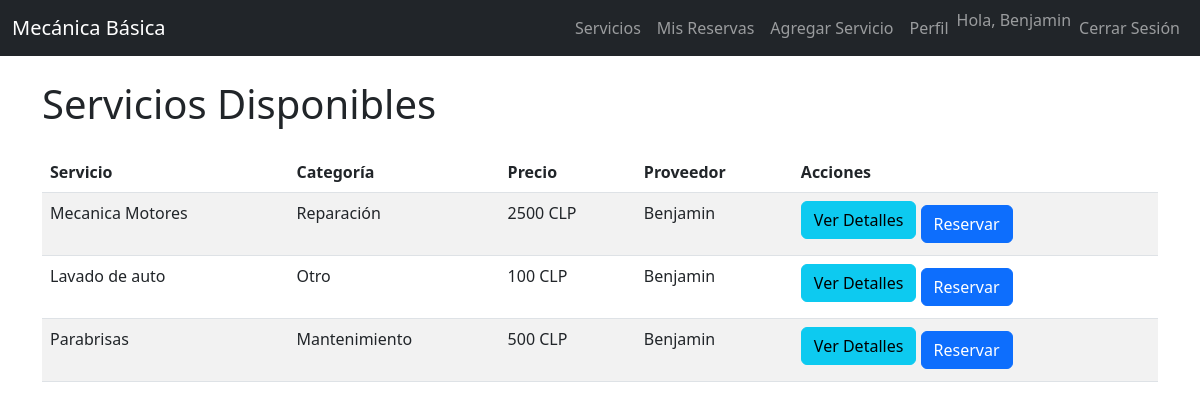
/services/ (signed in), run on the app's committed database.
### core/models.py (models this page shows, shortened)
class Service(models.Model):
    CATEGORY_CHOICES = [
        ('MANT', 'Mantenimiento'),
        ('REPA', 'Reparación'),
        ('OTRO', 'Otro')
    ]
    mechanic = models.ForeignKey(MechanicProfile, on_delete=models.CASCADE, related_name='services') #cada servicio pertenece a un mecánico, en caso de que se elimine uno, se eliminan sus servicios
    name = models.CharField(max_length=100)
    category = models.CharField(max_length=5, choices=CATEGORY_CHOICES, default='OTRO')
    details = models.TextField(default="")
    price = models.DecimalField(max_digits=7, decimal_places=2)

class MechanicProfile(models.Model):
    user = models.OneToOneField(User, on_delete=models.CASCADE)
    experience_years = models.IntegerField(default=0)
    bio = models.TextField(blank=True, null=True)

### core/views_html.py (the view)
# urls.py: path('services/', services_view, name='services_view'),
@login_required
def services_view(request):
    services = Service.objects.all()
    return render(request, 'services.html', {'services': services})

### core/templates/services.html (shortened to what this page needs)
{% extends "base.html" %}
{% block content %}
<h1 class="mb-4">Servicios Disponibles</h1>
<table class="table table-striped">
    <thead>
        <tr>
            <th>Servicio</th>
            <th>Categoría</th>
            <th>Precio</th>
            <th>Proveedor</th>
            <th>Acciones</th>
        </tr>
    </thead>
    <tbody>
    {% for service in services %}
        <tr>
            <td>{{ service.name }}</td>
            <td>{{ service.get_category_display }}</td>
            <td>{{ service.price|floatformat:0 }} CLP</td>
            <td>{{ service.mechanic.user.username }}</td>
            <td>
                <button class="btn btn-info mb-2" type="button" data-bs-toggle="collapse" data-bs-target="#details{{ service.id }}" aria-expanded="false" aria-controls="details{{ service.id }}">
                    Ver Detalles
                </button>
                <form method="post" action="{% url 'book_service' service.id %}" style="display:inline;">
                    <button type="submit" class="btn btn-primary">Reservar</button>
                </form>
            </td>
        </tr>
    {% endfor %}
    </tbody>
</table>
{% endblock content %}

### core/templates/base.html (shortened to what this page needs)
<!DOCTYPE html>
<html lang="es">
<head>
  <link href="https://cdn.jsdelivr.net/npm/bootstrap@5.3.0/dist/css/bootstrap.min.css" rel="stylesheet">
</head>
<body>
  <nav class="navbar navbar-expand-lg navbar-dark bg-dark">
    <div class="container-fluid">
      <a class="navbar-brand" href="{% url 'home' %}">Mecánica Básica</a>
      <div class="collapse navbar-collapse" id="navbarNav">
        <ul class="navbar-nav ms-auto">
          {% if user.is_authenticated %}
          <li class="nav-item">
            <a class="nav-link" href="{% url 'services_view' %}">Servicios</a>
          </li>
          <li class="nav-item">
            <a class="nav-link" href="{% url 'my_bookings' %}">Mis Reservas</a>
          </li>
          {% if user.mechanicprofile %}
          <li class="nav-item">
            <a class="nav-link" href="{% url 'add_service' %}">Agregar Servicio</a>
          </li>
          {% else %}
          <li class="nav-item">
            <a class="nav-link" href="{% url 'become_mechanic' %}">Hacerse Mecánico</a>
          </li>
          {% endif %}
          <li class="nav-item">
            <a class="nav-link" href="{% url 'profile' %}">Perfil</a>
          </li>
          <li class="nav-item">
            <span class="navbar-text">Hola, {{ user.username }}</span>
          </li>
          <li class="nav-item">
            <a class="nav-link" href="{% url 'logout' %}">Cerrar Sesión</a>
          </li>
          {% endif %}
        </ul>
      </div>
    </div>
  </nav>
  <div class="container mt-4">
    {% block content %}{% endblock content %}
  </div>
</body>
</html>

### data on the page
Service: name "Mecanica Motores", category "Reparación", price "2500", mechanic.user.username "Benjamin"
Service: name "Lavado de auto", category "Otro", price "100", mechanic.user.username "Benjamin"
Service: name "Parabrisas", category "Mantenimiento", price "500", mechanic.user.username "Benjamin"

### other printed values
{{ user.username }} "Benjamin"
